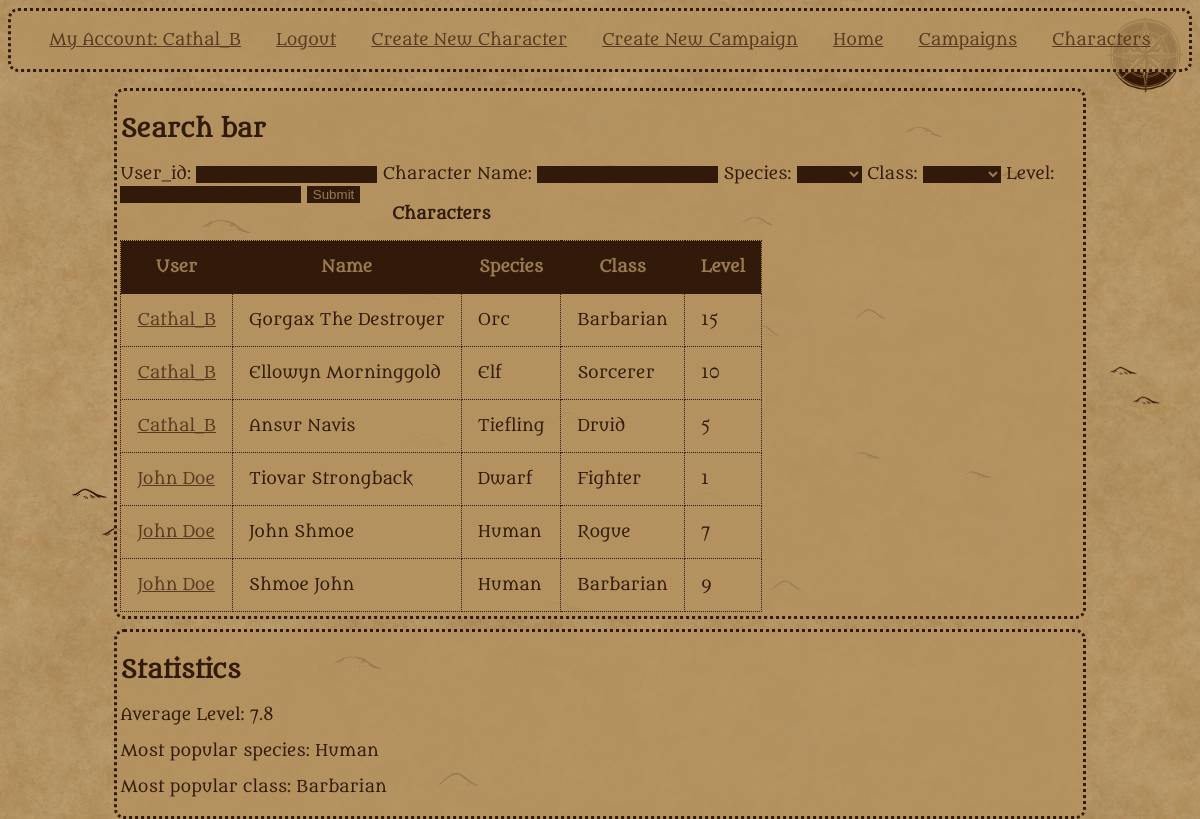
Screenshot of /Characters (signed in) with the database file from the repository.
### tables this page shows
CREATE TABLE characters
(
  character_id INTEGER PRIMARY KEY AUTOINCREMENT,
  user_id TEXT NOT NULL,
  name TEXT NOT NULL,
  species TEXT NOT NULL,
  level INTEGER NOT NULL,
  class TEXT NOT NULL,
  FOREIGN KEY (user_id) REFERENCES users(user_id)
);

### app.py (the view, shortened to what this page needs)
@app.route("/Characters", methods=["GET", "POST"])
def Characters():
    def most_popular(lis):
        names = {}
        most = -1
        name = ""
        for item in lis:
            if item in names:
                names[item] += 1
            else:
                names[item] = 1
        for key in names:
            if names[key] > most:
                most = names[key]
                name = key
        return name
    form = CharacterForm()
    db = get_db()
    characters = db.execute("""SELECT * FROM characters""").fetchall()
    speciesPop = []
    levelMean = 0
    classNamePop = []
    for items in characters:
        speciesPop.append(items["species"])
        levelMean += items["level"]
        classNamePop.append(items["class"])
    levelMean = round(levelMean/len(characters),1)
    speciesPop = most_popular(speciesPop)
    classNamePop = most_popular(classNamePop)
    return render_template("characters.html", characters = characters, form = form, levelMean = levelMean, speciesPop = speciesPop, classNamePop = classNamePop)

### forms.py
class CharacterForm(FlaskForm):
    CharName = StringField("Character Name: ")
    species = SelectField("Species: ",choices=["","Human","Dwarf","Elf","Tiefling","Halfling","Orc"])
    level = IntegerField("Level:", validators = [Optional()])
    className = SelectField("Class: ", choices=["", "Wizard", "Druid", "Cleric", "Fighter", "Paladin", "Sorcerer", "Warlock","Ranger","Monk","Rogue", "Barbarian"])
    user_id = StringField("User_id: ")
    submit = SubmitField("Submit")

### app.py (called while the page is built)
@app.before_request
def load_logged_in_user():
    g.user = session.get("user_id",None)

### database.py (called while the page is built)
def get_db():
    if "db" not in g:
        g.db = sqlite3.connect(DATABASE,
            detect_types=sqlite3.PARSE_DECLTYPES
        )
        g.db.row_factory = sqlite3.Row
        g.db.execute("PRAGMA foreign_keys = ON") #learned from sqlite documentation, foreign keys apparently aren't enforced by default.
    return g.db

### templates/characters.html (shortened to what this page needs)
{% extends "base.html" %}
{% block main_content %}
    <section>
    <h2>Search bar</h2>
    <form action="" method="POST" novalidate>
        {{form.user_id.label}}
        {{form.user_id()}}
        {{form.CharName.label}}
        {{form.CharName()}}
        {{form.species.label}}
        {{form.species()}}
        {{form.className.label}}
        {{form.className()}}
        {{form.level.label}}
        {{form.level(value = "")}}
        {{form.submit()}}
        </form>
    <table>
        <caption>Characters</caption>
        <th scope="col">User</th>
        <th scope="col">Name</th>
        <th scope="col">Species</th>
        <th scope="col">Class</th>
        <th scope="col">Level</th>
    {% for character in characters %}
        <tr>
        <td><a href="{{ url_for('user', user_id = character['user_id'])}}">{{ character["user_id"]}}</a> </td>
        <td>{{ character["name"]}}</td>
        <td>{{ character["species"] }}</td>
        <td>{{ character["class"]}}</td>
        <td>{{ character["level"] }}</td>
        </tr>
    {%endfor%}
    </table>
    </section>
    <section>
        <h2>Statistics</h2>
        <p>Average Level: {{levelMean}}</p>
        <p>Most popular species: {{speciesPop}}</p>
        <p>Most popular class: {{classNamePop}}</p>
    </section>
{% endblock %}

### static/styles.css (style rules this page uses)
:root { font-size: 16px; height: 100%; }
html { --base-colour: #311a0a; --bg--colour: #b49260ce; background-image: url('mobile_map.jpg'), url('tile_widescreen.jpg'); background-position: top right, center; background-repeat: no-repeat, repeat; background-size: contain; background-color: var(--bg--colour); }
body { font-family: Metamorphous, serif; color: var(--base-colour); text-decoration: none; }
section { border: 0.2em dotted var(--base-colour); border-radius: 10px; padding: 0.2em; margin-bottom: 1em; background-color: var(--bg--colour); width: 90%; margin:1% auto; }
a { color: #5b3922; }
th, td { border: 0.1em dotted var(--base-colour); padding: 1em; background-color: var(--bg--colour); }
table { border-collapse: collapse }
caption { font-weight: bold; padding-bottom: 1em; }
caption+tbody>tr>th { background-color: var(--base-colour); color: var(--bg--colour); }
input, select { background-color: var(--base-colour); color: var(--bg--colour); border: #654834; }

### rows the page displays
characters: user_id "Cathal_B", name "Gorgax The Destroyer", species "Orc", class "Barbarian", level "15"
characters: user_id "Cathal_B", name "Ellowyn Morninggold", species "Elf", class "Sorcerer", level "10"
characters: user_id "Cathal_B", name "Ansur Navis", species "Tiefling", class "Druid", level "5"
characters: user_id "John Doe", name "Tiovar Strongback", species "Dwarf", class "Fighter", level "1"
characters: user_id "John Doe", name "John Shmoe", species "Human", class "Rogue", level "7"
characters: user_id "John Doe", name "Shmoe John", species "Human", class "Barbarian", level "9"

### other values shown
{{ g.user }} "Cathal_B"
{{ levelMean }} "7.8"
